Frame 1 (no input): blank canvas, image omitted
Frame 60 (the mouse pressed at the canvas centre just before this capture): blank canvas, image omitted
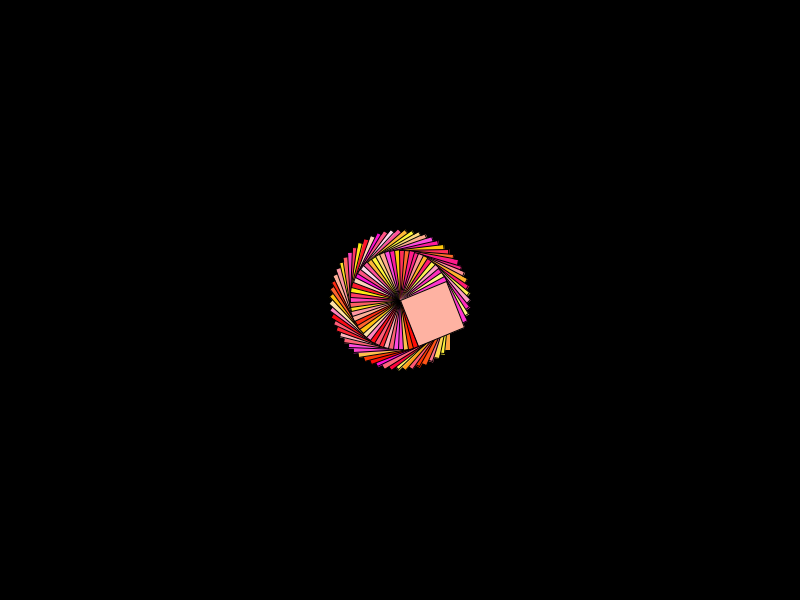
Frame 120 (the mouse held since frame 60 and released just before this capture)

The Processing sketch whose frames 1 and 60 were blank and that drew this single picture after the mouse press (run headless with seeded random() and noise(); from frame 60 on, the mouse is pressed at the canvas centre):

// Processing sketch: sketch_180121a
// ── sketch_180121a.pde
float angle =0;

void setup() {
  size(800, 600);
  colorMode(RGB, 256);
  background(0);
}

void draw() {
  if (mousePressed) {
    fill(255, random(0, 255), random(0, 255));

    stroke(0, 0, 0);

    translate(mouseX, mouseY);
    rotate(angle);
    rect(0, 0, 50, 50);
    angle +=0.1;
  }
}
